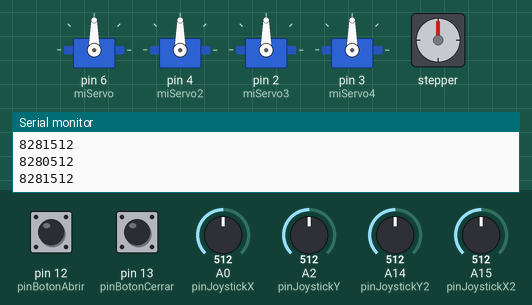
This sketch was run on a simulated Arduino Mega 2560, built with avr-gcc and run on an emulated ATmega2560. On the bench: 4 × servo, stepper motor, the last lines printed to the serial monitor. The test bench sets the inputs (shaded band); at power-on: A0 (pinJoystickX) = 512, A2 (pinJoystickY) = 512, A14 (pinJoystickY2) = 512, pin 12 (pinBotonAbrir) HIGH, pin 13 (pinBotonCerrar) HIGH, A15 (pinJoystickX2) = 512. Stepper angles assume 2048 steps per turn.

Above: at 1.2 s.
1.3 s: A0 (pinJoystickX) set to 317
2.8 s: A0 (pinJoystickX) set to 293
At 3.29 s:
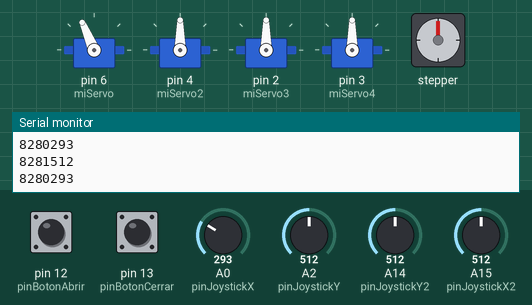
At 5.4 s:
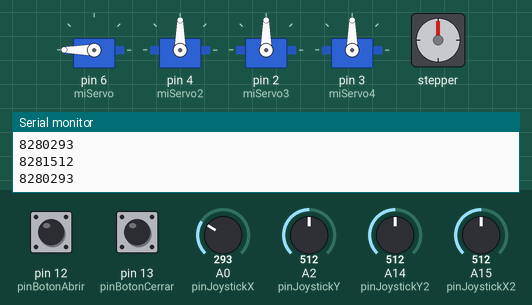
5.8 s: A2 (pinJoystickY) set to 313
7.3 s: A2 (pinJoystickY) set to 282
At 7.75 s:
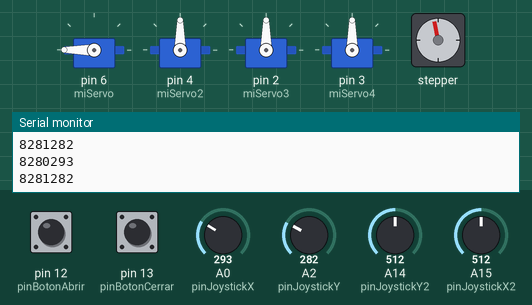
10.3 s: A14 (pinJoystickY2) set to 317
13.3 s: A14 (pinJoystickY2) set to 289
At 13.52 s:
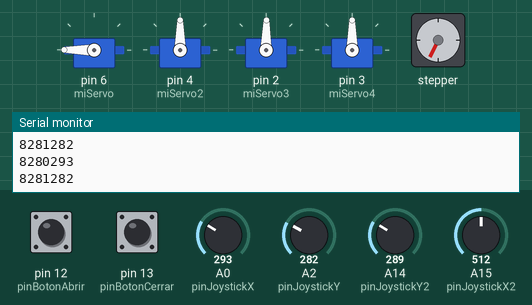
Timing chart, 0 to 19.4 s (numbered marks = the images above; inputs shaded):
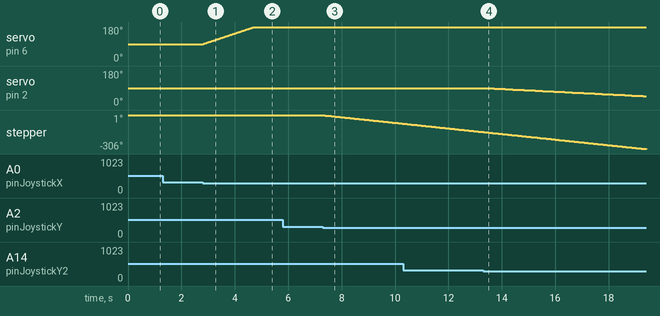

The sketch:

ROBOTIC-ARM-CODE.ino
```cpp
#include <Servo.h>
#include <Stepper.h>


Servo miServo;
Stepper miStepper(2048,8,10,9,11);
Servo miServo2;
Servo miServo3;
Servo miServo4;

int pinJoystickX = A0;
int pinJoystickY = A2;
int pinJoystickX2 = A15;
int pinJoystickY2 = A14;
int angulo = 90;
int angulo2 = 90;
int angulo3 = 90;
int angulo4 = 90;
int step=0;
int pinBotonAbrir = 12;
int pinBotonCerrar = 13;

void setup() {
  Serial.begin(9600);

  miServo.attach(6);
  miServo2.attach(4);
  miServo3.attach(2);
  miServo4.attach(3);
  miStepper.setSpeed(5);
  pinMode(pinBotonAbrir, INPUT_PULLUP);
  pinMode(pinBotonCerrar, INPUT_PULLUP);
}

void loop() {
  int posicionX = analogRead(pinJoystickX);
  int posicionY = analogRead(pinJoystickY);
  int posicionX2 = analogRead(pinJoystickX2);
  int posicionY2 = analogRead(pinJoystickY2);
  Serial.print('EJE X' );
  Serial.println(posicionX);
  Serial.print('EJE Y' );
  Serial.println(posicionY);


  if (posicionX < 300) {
    angulo = angulo + 1;
    if (angulo > 180) angulo = 180;
    miServo.write(angulo);
  }


  if (posicionX > 800) {
    angulo = angulo - 1;
    if (angulo < 0) angulo = 0;
    miServo.write(angulo);
  }

 if (posicionX2 < 300) {
    angulo2 = angulo2 + 1;
    if (angulo2 > 180) angulo2 = 180;
    miServo2.write(angulo2);
  }


  if (posicionX2 > 800) {
    angulo2 = angulo2 - 1;
    if (angulo2 < 0) angulo2 = 0;
    miServo2.write(angulo2);
  }

  if (posicionY2 > 800) {
    angulo3 = angulo3 + 1;
    if (angulo3 > 180) angulo3 = 180;
    miServo3.write(angulo3);
  }


  if (posicionY2 < 300) {
    angulo3 = angulo3 - 1;
    if (angulo3 < 0) angulo3 = 0;
    miServo3.write(angulo3);
  }

  if (posicionY > 800){

    miStepper.step(20);

  }

  if (posicionY < 300){

    miStepper.step(-20);

  }


  if (digitalRead(pinBotonAbrir) == LOW) {
    angulo4 = angulo4 + 2;
    if (angulo4 > 180) angulo4 = 180;
    miServo4.write(angulo4);
  }

  // Si pulsas el segundo joystick
  if (digitalRead(pinBotonCerrar) == LOW) {
    angulo4 = angulo4 - 2;
    if (angulo4 < 0) angulo4 = 0;
    miServo4.write(angulo4);
  }


  delay(20);
}
```

Measured:
- the behaviour switches between 300 and 299 on A0 (pinJoystickX) (found by bisection; images 0 and 1)
- the behaviour switches between 300 and 299 on A2 (pinJoystickY) (found by bisection; images 2 and 3)
- the behaviour switches between 300 and 299 on A14 (pinJoystickY2) (found by bisection; images 3 and 4)
- after the input at 2.8 s, servo on pin 6 (miServo): moves from 90° to 180° over 1.9 s, starting at once
- after the input at 7.3 s, stepper: keeps turning counter-clockwise at about 26°/s, starting at once
- after the input at 13.3 s, servo on pin 2 (miServo3): moves from 90° to 47° over 5.9 s, starting after 0.14 s
